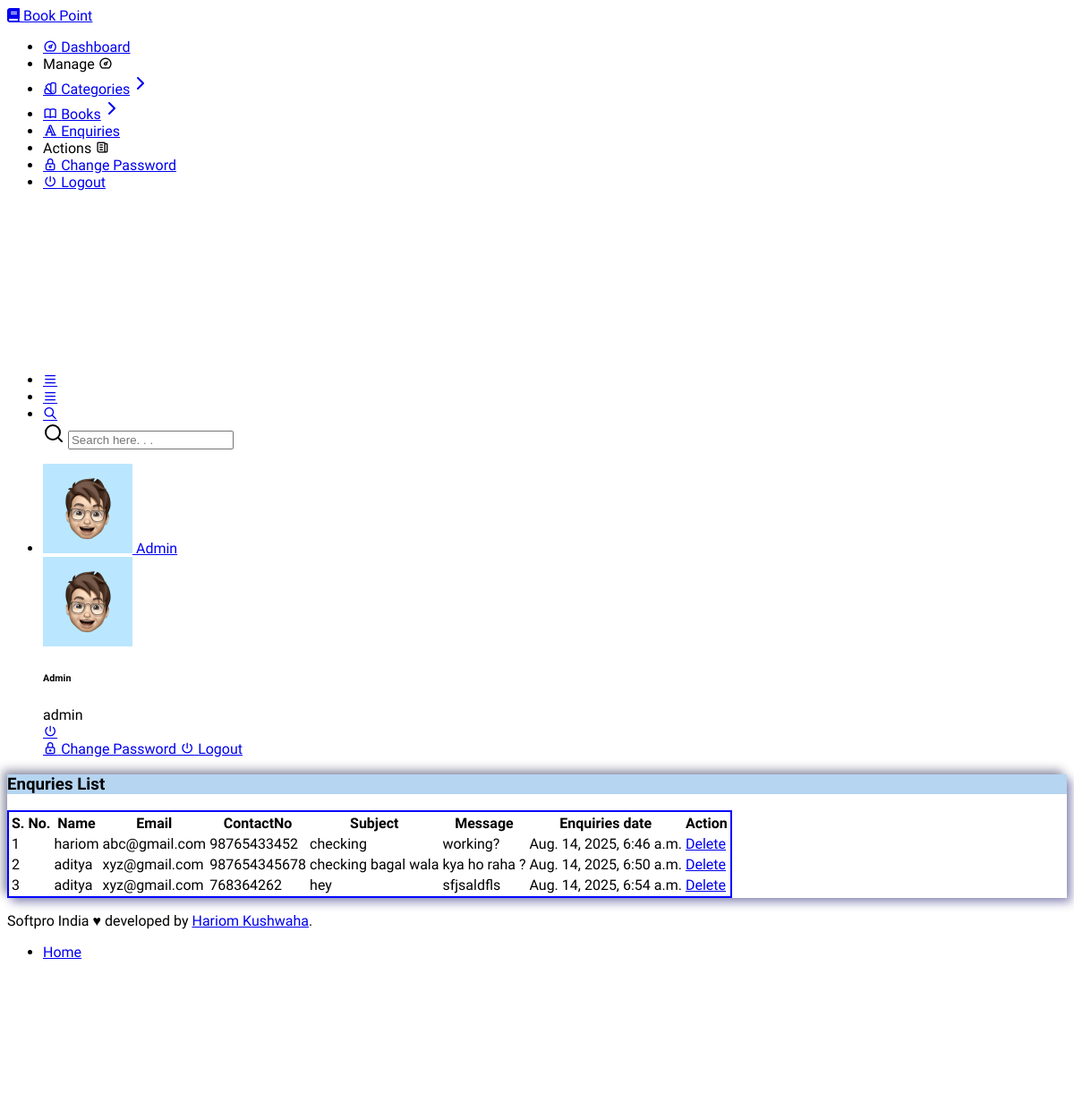
Page /adminapp/viewenqs/ (signed in) on the committed database.
### mainapp/models.py (models this page shows, shortened)
class Enquiry(models.Model):
    id = models.AutoField(primary_key=True)
    name = models.CharField(max_length=100)
    email = models.EmailField(max_length=100)
    contactnumber=models.CharField(max_length=15)
    subject= models.CharField(max_length=200)
    message= models.TextField()
    enqdate = models.DateTimeField(auto_now_add=True)

### adminapp/views.py (the view)
# urls.py: path('viewenqs/', views.viewenqs, name='viewenqs'),
@cache_control(no_cache=True, no_store=True, must_revalidate=True)
def viewenqs(request):
    if 'adminid' not in request.session:
        messages.error(request, 'You need to log in as admin to access this page.')
        return redirect('adminlogin')
    adminid = request.session['adminid']
    enqs= Enquiry.objects.all()  # Assuming you have an Enquiry model
    context = {
        'adminid': adminid,
        'enqs': enqs,
    }
    return render(request, 'viewenqs.html',context)

### adminapp/templates/viewenqs.html
{% extends 'adminbase.html' %}
{% load static %}
{% block admin %}
<div class="container-fluid">
    <div class="row">
        <div class="col-sm-12 p-0 m-0" style="box-shadow:5px 5px 10px rgba(24, 24, 112, 0.455),-5px -5px 10px rgba(38, 38, 76, 0.455);">
            <div class="card p-4 mb-0">
                <div class="heading border border-2 border-light mt-3 mb-3" style="background-color: rgba(159, 201, 237, 0.767);">
            <h3 class="text-center m-4 p-2 text-primary">Enquries List</h3>
            </div>
                <table  class="table text-center justify-content-center table-bordered table-striped table-responsive-sm table-responsive-md table-info " style="border:2px solid blue;">
                    <tr>
                        <th>S. No.</th>
                        <th>Name</th>
                        <th>Email</th>
                        <th>ContactNo</th>
                        <th>Subject</th>
                        <th>Message</th>
                        <th>Enquiries date</th>
                        <th>Action</th>
                    </tr>
                    {% for e in enqs %}
                    <tr>
                        <td>{{ forloop.counter }}</td>
                        <td>{{ e.name }}</td>
                        <td>{{ e.email }}</td>
                        <td>{{ e.contactnumber }}</td>
                        <td>{{ e.subject }}</td>
                        <td>{{ e.message }}</td>
                        <td>{{ e.enqdate }}</td>
                        <td>
                            <a href="{% url 'delenq' id=e.id %}" class="btn btn-primary btn-sm w-100 p-2 ">Delete</a>
                    </tr>
                    {% endfor %}
                </table>
            </div>
        </div>
    </div>
</div>
{% endblock %}

### rows in the picture
Enquiry: name "hariom", email "abc@gmail.com", contactnumber "98765433452", subject "checking", message "working?", enqdate "Aug. 14, 2025, 6:46 a.m."
Enquiry: name "aditya", email "xyz@gmail.com", contactnumber "987654345678", subject "checking bagal wala", message "kya ho raha ?", enqdate "Aug. 14, 2025, 6:50 a.m."
Enquiry: name "aditya", email "xyz@gmail.com", contactnumber "768364262", subject "hey", message "sfjsaldfls", enqdate "Aug. 14, 2025, 6:54 a.m."

### other values in the picture
{{ adminid }} "admin"
